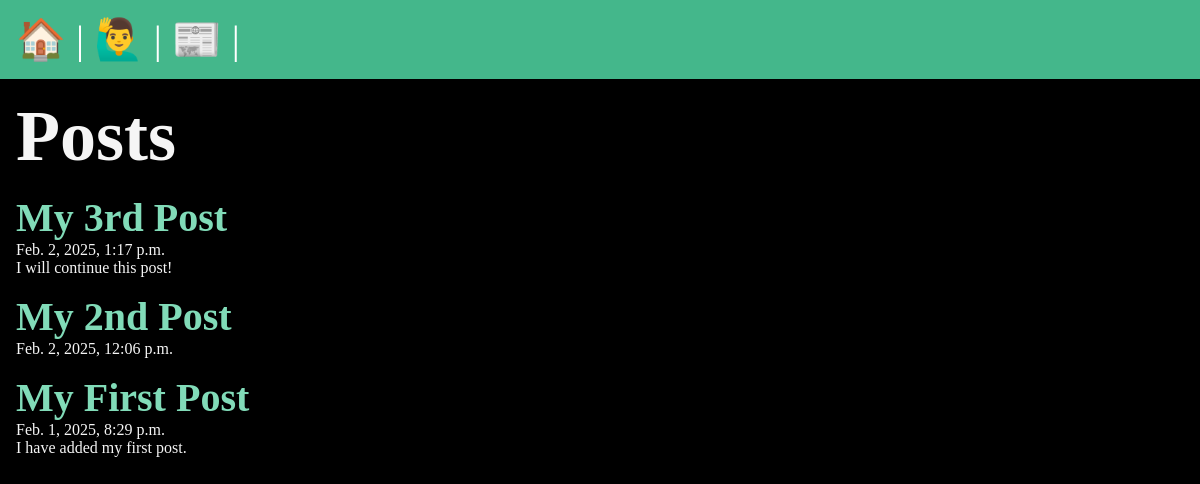
The app's page /posts/, older data.
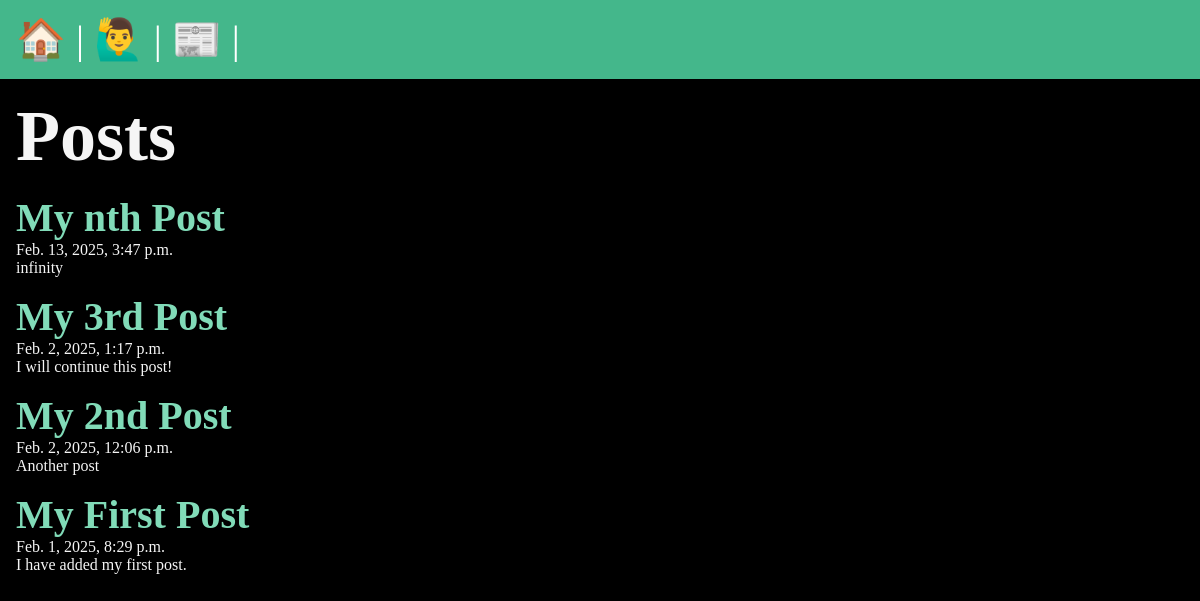
The same page, newer data.
### posts/models.py (models this page shows, shortened)
class Post(models.Model):
    title = models.CharField(max_length=75)
    body = models.TextField()
    slug = models.SlugField()
    date = models.DateTimeField(auto_now_add=True)

### posts/views.py (the view)
# urls.py: path('', views.posts_list,name="list"),
def posts_list(request):
    posts = Post.objects.all().order_by('-date')
    return render(request,'posts/posts_list.html',{'posts': posts})

### posts/templates/posts/posts_list.html (shortened to what this page needs)
{% extends "layout.html" %}
{% block content %}
<section>
  <h1>Posts</h1>
  {% for post in posts %}
  <article class="post" >
    <h2>
      <a href="{%  url 'posts:page' slug=post.slug %}">
        {{ post.title }}
      </a>
    </h2>
    <p>{{ post.date }}</p>
    <p>{{ post.body }}</p>
  </article>
  {% endfor %}
</section>
{% endblock %}

Row changes from the older to the newer data that the page shows:
added Post: title "My nth Post", date "Feb. 13, 2025, 3:47 p.m.", body "infinity"
changed Post "My 2nd Post": body (not shown) → "Another post"
